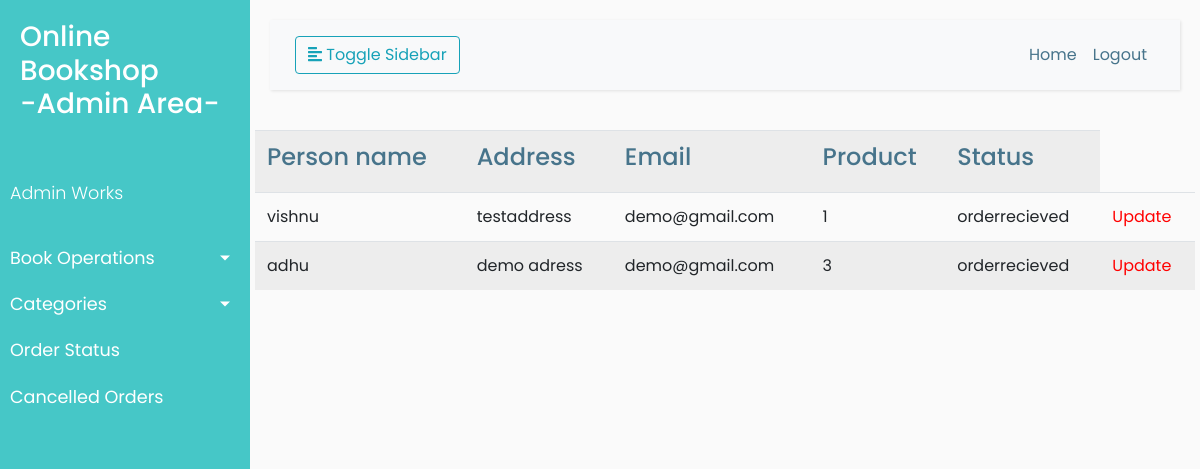
/adminapp/adminvieworders, run on the app's committed database.
### customer/models.py (models this page shows, shortened)
class Orders(models.Model):
    personname=models.CharField(max_length=120)
    address = models.CharField(max_length=200)
    pin = models.CharField(max_length=120)
    phone = models.CharField(max_length=120)
    email = models.CharField(max_length=120)
    productid=models.IntegerField()
    user = models.CharField(max_length=20)
    choice={
        ('orderrecieved','orderrecieved'),
        ('dispached', 'dispached'),
        ('deliverd', 'deliverd'),
    }
    status=models.CharField(max_length=120,choices=choice,default='orderrecieved')
    active_status=models.IntegerField(default=1)

### adminapp/views.py (the view)
# urls.py: path('adminvieworders',AdminViewOrders,name="adminvieworders"),
def AdminViewOrders(request):
    ob=Orders.objects.filter(active_status=1)
    context={}
    context['form']=ob
    return render(request,"adminapp/vieworders.html",context)

### adminapp/templates/adminapp/vieworders.html
<!DOCTYPE html>
{% extends "adminapp/adminbase.html" %}
{% block body_block %}
<div class="contain">
    <div class="row">
             <table class="table table-striped">
                 <tr style="color:#47748b">
                     <td><h4>Person name</h4></td>
                     <td><h4>Address</h4></td>
                     <td><h4>Email</h4></td>
                     <td><h4>Product</h4></td>
                     <td><h4>Status</h4></td>
                 </tr>
                 {% for order in form%}
                 <tr>
                     <td>{{order.personname}}</td>
                     <td>{{order.address}}</td>
                     <td>{{order.email}}</td>
                     <td>{{order.productid}}</td>
                     <td>{{order.status}}</td>
                     <td>
                         <a href="{% url 'orderupdates' order.id %}" style="color:red;">Update</a>
                     </td>
                 </tr>
                 {% endfor %}
             </table>
    </div>
</div>
    {% endblock %}

### adminapp/static/css/style.css (style rules this page uses)
body { font-family: 'Poppins', sans-serif; background: #fafafa; }
a, a:hover, a:focus { color: inherit; text-decoration: none; transition: all 0.3s; }

### data on the page
Orders: personname "vishnu", address "testaddress", email "demo@gmail.com", productid "1", status "orderrecieved"
Orders: personname "adhu", address "demo adress", email "demo@gmail.com", productid "3", status "orderrecieved"
